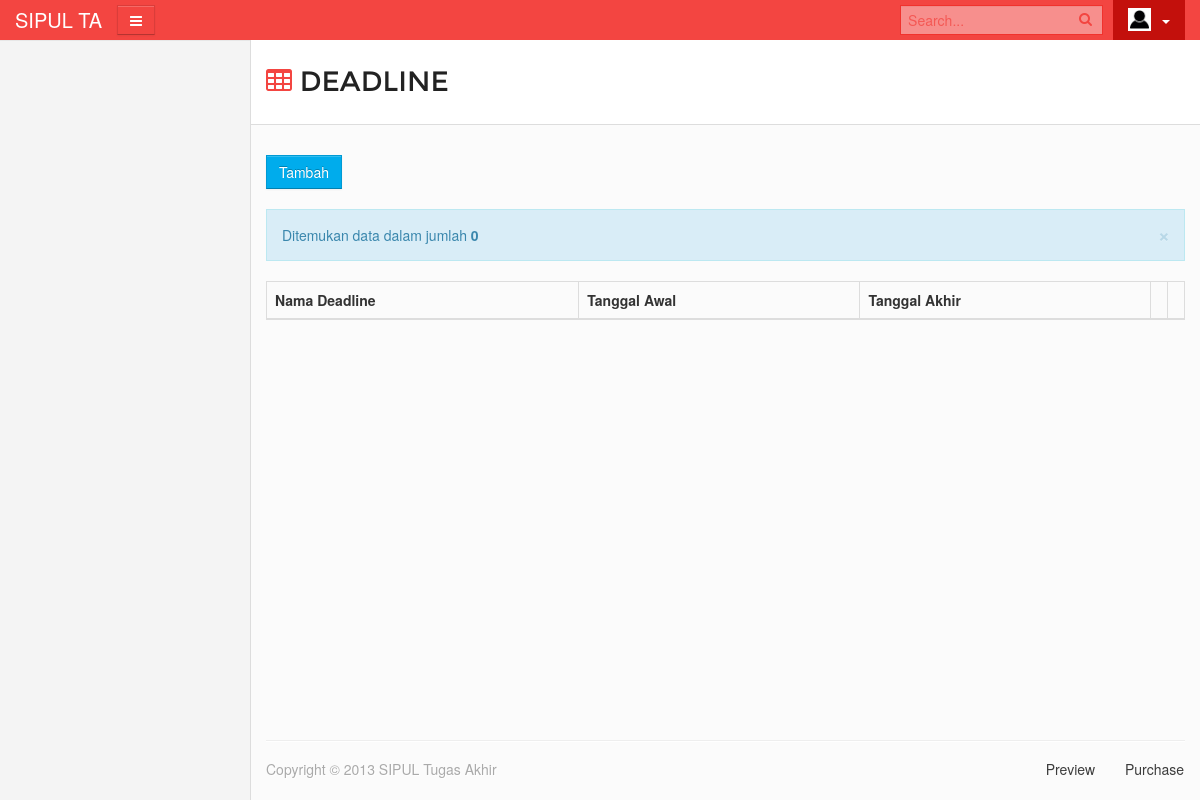
Before: /index.php/c_deadline with the older database file.
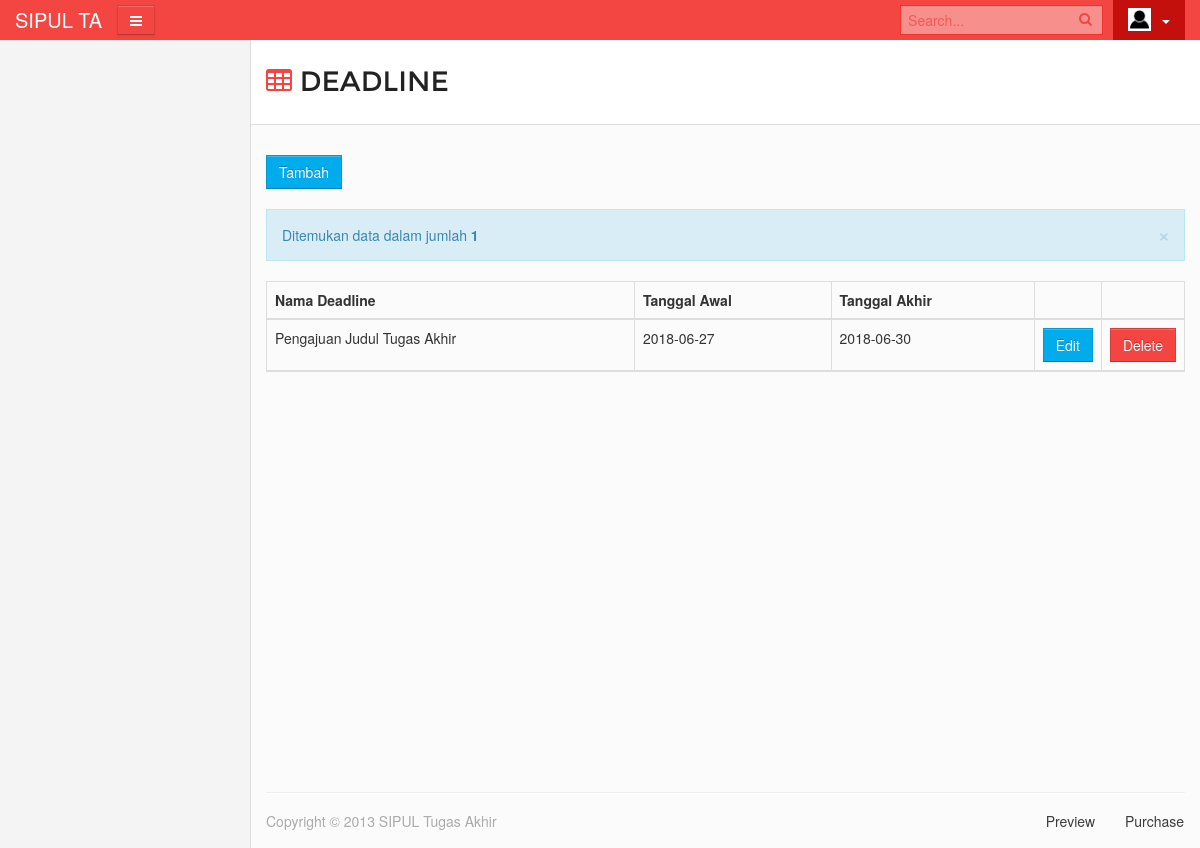
After: the same page with the newer database file.
### tables this page shows
CREATE TABLE `tb_deadline` (
  `id_deadline` int(11) NOT NULL,
  `nama_deadline` varchar(50) NOT NULL,
  `tanggal_awal` date NOT NULL,
  `tanggal_akhir` date NOT NULL
);

### application/controllers/c_deadline.php (called while the page is built, shortened)
<?php defined('BASEPATH') OR exit('No direct script access allowed');
class c_deadline extends CI_Controller {
    public function __construct() {
        $this->load->database();
    }
    public function index()
    {
        $tb_deadline = $this->db->get('tb_deadline');
        $data['deadline'] = $tb_deadline->result_array();
        $data['num_rows'] = $tb_deadline->num_rows();
        $this->load->view('template/header');
        $this->load->view('template/sidebar');
        $this->load->view('v_deadline', $data);
        $this->load->view('template/footer');
    }
}

### index.php (called while the page is built, shortened)
<?php
require_once BASEPATH.'core/CodeIgniter.php';

### application/views/v_deadline.php (the view)
<section id='content'>
        <div class='container'>
          <div class='row' id='content-wrapper'>
            <div class='col-xs-12'>
              <div class='row'>
                <div class='col-sm-12'>
                  <div class='page-header'>
                    <h1 class='pull-left'>
                      <i class='icon-table'></i>
                      <span>DEADLINE</span>
                    </h1>
                    </div>
                </div>
              </div>
			<a class="btn btn-primary" href="<?php echo site_url('c_deadline/v_inputdeadline') ?>">Tambah</a>
            <br>
            <br>
            <div class='row'>
                <div class='col-sm-12'>
                    <div class='alert alert-info alert-dismissable'>
                      <a class='close' data-dismiss='alert' href='#'>&times;</a>
                      Ditemukan data dalam jumlah <strong><?php echo $num_rows ?></strong>
                    </div>
                    <div class='box-content box-no-padding'>
                      <div class='responsive-table'>
                        <div class='scrollable-area'>
                          <table class='data-table table table-bordered table-striped' style='margin-bottom:0;'>
                            <thead>
                              <tr>
            <th>Nama Deadline</th><th>Tanggal Awal</th><th>Tanggal Akhir</th>
            <th style="width: 1%;"> </th><th style="width: 1%;"> </th>
        </tr>
        <?php foreach ($deadline as $r) {
            echo '<tr>';
            echo '<td>'.$r['nama_deadline'].'</td><td>'.$r['tanggal_awal'].'</td><td>'.$r['tanggal_akhir'].'</td>';
            echo '<td><a href="'.site_url('/c_deadline/v_updatedeadline/'.$r['id_deadline']).'" class="btn btn-primary">Edit</a></td>';
            echo '<td><a href="'.site_url('/c_deadline/v_deletedeadline/'.$r['id_deadline']).'" class="btn btn-danger">Delete</a></td>';
            echo '</tr>';
        }
        ?>
                          </table>
                        </div>
                      </div>
                    </div>
                </div>
              </div>
        <br><br><br><br><br><br><br><br><br><br><br><br><br><br><br><br><br><br><br><br>

### application/views/template/header.php (shortened to what this page needs)
<!DOCTYPE html>
<html>
<head>
    <link href="<?php echo base_url(); ?>assets/stylesheets/plugins/bootstrap_daterangepicker/bootstrap-daterangepicker.css" media="all" rel="stylesheet" type="text/css" />
    <link href="<?php echo base_url(); ?>assets/stylesheets/plugins/fullcalendar/fullcalendar.css" media="all" rel="stylesheet" type="text/css" />
    <link href="<?php echo base_url(); ?>assets/stylesheets/plugins/common/bootstrap-wysihtml5.css" media="all" rel="stylesheet" type="text/css" />
    <link href="<?php echo base_url(); ?>assets/stylesheets/bootstrap/bootstrap.css" media="all" rel="stylesheet" type="text/css" />
    <link href="<?php echo base_url(); ?>assets/stylesheets/light-theme.css" media="all" id="color-settings-body-color" rel="stylesheet" type="text/css" />
    <link href="<?php echo base_url(); ?>assets/stylesheets/theme-colors.css" media="all" rel="stylesheet" type="text/css" />
    <link href="<?php echo base_url(); ?>assets/stylesheets/demo.css" media="all" rel="stylesheet" type="text/css" />
  </head>
  <body class='contrast-red '>
    <header>
      <nav class='navbar navbar-default'>
        <a class='navbar-brand' href='<?php echo site_url('Dashboard') ?>'>
          SIPUL TA
        </a>
        <a class='toggle-nav btn pull-left' href='#'>
          <i class='icon-reorder'></i>
        </a>
        <ul class='nav'>
          <li class='dropdown dark user-menu'>
            <a class='dropdown-toggle' data-toggle='dropdown' href='#'>
              <img width="23" height="23" alt="<?php echo base_url(); ?>" src="<?php echo base_url(); ?>assets/images/avatar.jpg" />
              <b class='caret'></b>
            </a>
          </li>
        </ul>
        <form action='http://www.bublinastudio.com/flattybs3/search_results.html' class='navbar-form navbar-right hidden-xs' method='get'>
          <button class='btn btn-link icon-search' name='button' type='submit'></button>
          <div class='form-group'>
            <input value="" class="form-control" placeholder="Search..." autocomplete="off" id="q_header" name="q" type="text" />
          </div>
        </form>
      </nav>
    </header>

### application/views/template/sidebar.php (shortened to what this page needs)
<div id='wrapper'>
      <div id='main-nav-bg'></div>
      <nav id='main-nav'>
        <div class='navigation'>
          <ul class='nav nav-stacked'>
          </ul>
        </div>
      </nav>

### application/views/template/footer.php (shortened to what this page needs)
            </div>
          </div>
          <footer id='footer'>
            <div class='footer-wrapper'>
              <div class='row'>
                <div class='col-sm-6 text'>
                  Copyright © 2013 SIPUL Tugas Akhir
                </div>
                <div class='col-sm-6 buttons'>
                  <a class="btn btn-link" href="http://www.bublinastudio.com/flatty">Preview</a>
                  <a class="btn btn-link" href="https://wrapbootstrap.com/theme/flatty-flat-administration-template-WB0P6NR1N">Purchase</a>
                </div>
              </div>
            </div>
          </footer>
        </div>
      </section>
    </div>
  </body>
</html>

Changed rows visible on the page:
added tb_deadline: nama_deadline "Pengajuan Judul Tugas Akhir", tanggal_awal "2018-06-27", tanggal_akhir "2018-06-30"
Other visible differences:
$num_rows: "0" → "1"
